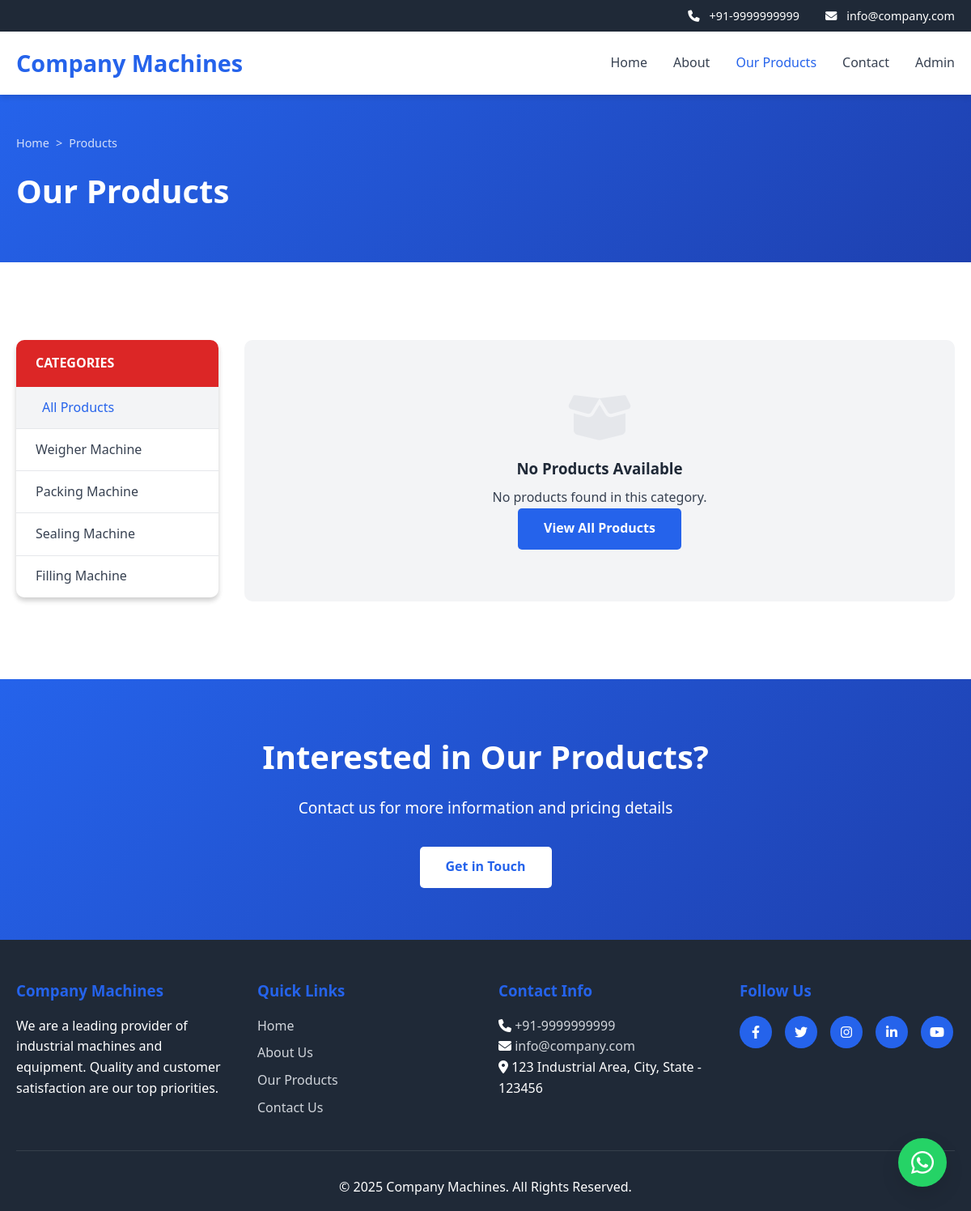
/products.php, run on the app's committed database.
### tables this page shows
CREATE TABLE IF NOT EXISTS categories (
    id INT PRIMARY KEY AUTO_INCREMENT,
    name VARCHAR(100) NOT NULL,
    slug VARCHAR(100) NOT NULL,
    parent_id INT DEFAULT NULL,
    display_order INT DEFAULT 0,
    created_at TIMESTAMP DEFAULT CURRENT_TIMESTAMP
);

### includes/functions.php (called while the page is built, shortened)
<?php
function getAllSettings() {
    global $conn;
    $query = "SELECT setting_key, setting_value FROM site_settings";
    $result = mysqli_query($conn, $query);
    $settings = [];
    while ($row = mysqli_fetch_assoc($result)) {
        $settings[$row['setting_key']] = $row['setting_value'];
    }
    return $settings;
}
?>

### products.php (the view, shortened to what this page needs)
<?php
require_once 'config.php';
require_once 'includes/functions.php';
$category_id = isset($_GET['category']) ? intval($_GET['category']) : 0;
$cat_query = "SELECT * FROM categories ORDER BY display_order ASC, name ASC";
$cat_result = mysqli_query($conn, $cat_query);
$categories = [];
while ($row = mysqli_fetch_assoc($cat_result)) {
    $categories[] = $row;
}
$current_category = '';
include 'includes/header.php';
?>
<section class="page-header products-page-header">
    <div class="container">
        <div class="breadcrumb">
            <a href="index.php">Home</a>
            <span>&gt;</span>
            <a href="products.php">Products</a>
        </div>
        <h1><?php echo $current_category ? htmlspecialchars($current_category) : 'Our Products'; ?></h1>
    </div>
</section>
<section class="products-section">
    <div class="container">
        <div class="products-layout">
            <aside class="products-sidebar">
                <div class="sidebar-widget">
                    <h3 class="sidebar-title">CATEGORIES</h3>
                    <ul class="category-list">
                        <li>
                            <a href="products.php" class="<?php echo $category_id == 0 ? 'active' : ''; ?>">
                                All Products
                            </a>
                        </li>
                        <?php foreach ($categories as $cat): ?>
                            <li>
                                <a href="products.php?category=<?php echo $cat['id']; ?>"
                                   class="<?php echo $category_id == $cat['id'] ? 'active' : ''; ?>">
                                    <?php echo htmlspecialchars($cat['name']); ?>
                                </a>
                            </li>
                        <?php endforeach; ?>
                    </ul>
                </div>
            </aside>
            <div class="products-main">
                <div class="products-grid-new">
                    <?php if (mysqli_num_rows($result) > 0): ?>
                        <?php while ($product = mysqli_fetch_assoc($result)): ?>
                            <div class="product-card-new">
                                <a href="product.php?id=<?php echo $product['id']; ?>" class="product-link">
                                    <div class="product-image-wrapper">
                                        <?php if ($product['media_type'] == 'image'): ?>
                                            <img src="<?php echo BASE_URL . $product['media_path']; ?>" alt="<?php echo htmlspecialchars($product['title']); ?>">
                                        <?php else: ?>
                                            <video src="<?php echo BASE_URL . $product['media_path']; ?>" muted></video>
                                        <?php endif; ?>
                                    </div>
                                    <div class="product-card-content">
                                        <h3><?php echo strtoupper(htmlspecialchars($product['title'])); ?></h3>
                                        <button class="read-more-btn-new">Read more</button>
                                    </div>
                                </a>
                            </div>
                        <?php endwhile; ?>
                    <?php else: ?>
                        <div class="no-products-message">
                            <i class="fas fa-box-open"></i>
                            <h3>No Products Available</h3>
                            <p>No products found in this category.</p>
                            <a href="products.php" class="btn btn-primary">View All Products</a>
                        </div>
                    <?php endif; ?>
                </div>
            </div>
        </div>
    </div>
</section>
<section class="cta-section">
    <div class="container">
        <h2>Interested in Our Products?</h2>
        <p>Contact us for more information and pricing details</p>
        <a href="contact.php" class="btn btn-light">Get in Touch</a>
    </div>
</section>
<?php include 'includes/footer.php'; ?>

### css/style.css (style rules this page uses)
* { margin: 0; padding: 0; box-sizing: border-box; }
:root { --primary-color: #2563eb; --secondary-color: #1e40af; --accent-color: #dc2626; --success-color: #10b981; --danger-color: #ef4444; --warning-color: #f59e0b; --dark-color: #1f2937; --light-color: #f3f4f6; --white-color: #ffffff; --text-color: #374151; --border-color: #e5e7eb; --shadow: 0 4px 6px rgba(0, 0, 0, 0.1); --shadow-lg: 0 10px 25px rgba(0, 0, 0, 0.1); }
body { font-family: 'Segoe UI', Tahoma, Geneva, Verdana, sans-serif; line-height: 1.6; color: var(--text-color); background-color: var(--white-color); }
a { text-decoration: none; color: inherit; }
.container { max-width: 1200px; margin: 0 auto; padding: 0 20px; }
section { padding: 4rem 0; }
.cta-section { background: linear-gradient(135deg, var(--primary-color), var(--secondary-color)); color: white; text-align: center; }
.cta-section h2 { font-size: 2.5rem; margin-bottom: 1rem; }
.cta-section p { font-size: 1.2rem; margin-bottom: 2rem; }
.btn { display: inline-block; padding: 0.8rem 2rem; border-radius: 5px; text-decoration: none; font-weight: 600; transition: all 0.3s; border: none; cursor: pointer; }
.btn-primary { background-color: var(--primary-color); color: white; }
.btn-light { background-color: white; color: var(--primary-color); }
.breadcrumb { display: flex; align-items: center; gap: 0.5rem; margin-bottom: 1rem; font-size: 0.9rem; flex-wrap: wrap; }
.breadcrumb a { color: var(--primary-color); text-decoration: none; }
.breadcrumb span { color: var(--text-color); }
.page-header { background: linear-gradient(135deg, var(--primary-color), var(--secondary-color)); color: white; padding: 3rem 0; }
.page-header h1 { font-size: 2.5rem; margin-bottom: 0.5rem; }
.page-header .breadcrumb { margin-bottom: 1rem; }
.page-header .breadcrumb a, .page-header .breadcrumb span { color: rgba(255, 255, 255, 0.8); }
.products-page-header { background: linear-gradient(135deg, var(--primary-color) 0%, var(--secondary-color) 100%); padding: 3rem 0; }
.products-layout { display: grid; grid-template-columns: 250px 1fr; gap: 2rem; align-items: start; padding: 2rem 0; }
.products-sidebar { position: sticky; top: 100px; background: white; border-radius: 10px; box-shadow: var(--shadow); }
.sidebar-widget { background: white; border-radius: 10px; overflow: hidden; box-shadow: var(--shadow); }
.sidebar-title { background-color: var(--accent-color); color: white; padding: 1rem 1.5rem; font-size: 1rem; font-weight: 600; }
.category-list { list-style: none; }
.category-list li { border-bottom: 1px solid var(--border-color); }
.category-list li:last-child { border-bottom: none; }
.category-list a { display: block; padding: 0.8rem 1.5rem; color: var(--text-color); transition: all 0.3s; text-decoration: none; }
.category-list a:hover, .category-list a.active { background-color: var(--light-color); color: var(--primary-color); padding-left: 2rem; }
.products-main { min-width: 0; }
.products-grid-new { display: grid; grid-template-columns: repeat(3, 1fr); gap: 1.5rem; }
.no-products-message { grid-column: 1 / -1; text-align: center; padding: 4rem 2rem; background-color: var(--light-color); border-radius: 10px; }
.no-products-message i { font-size: 4rem; color: var(--border-color); margin-bottom: 1rem; }
.no-products-message h3 { color: var(--dark-color); margin-bottom: 0.5rem; }

### data on the page
categories: name "Weigher Machine"
categories: name "Packing Machine"
categories: name "Sealing Machine"
categories: name "Filling Machine"

### other printed values
$header_phone "+91-9999999999"
$header_email "info@company.com"
$site_name "Company Machines"
$footer_about "We are a leading provider of industrial machines and equipment. Quality and customer satisfaction are our top priorities."
$footer_phone "+91-9999999999"
$footer_email "info@company.com"
$footer_address "123 Industrial Area, City, State - 123456"
